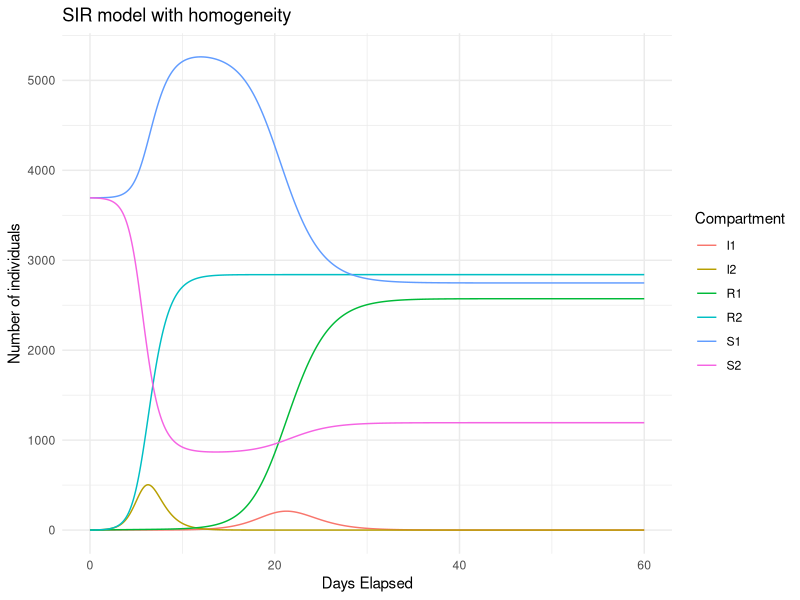
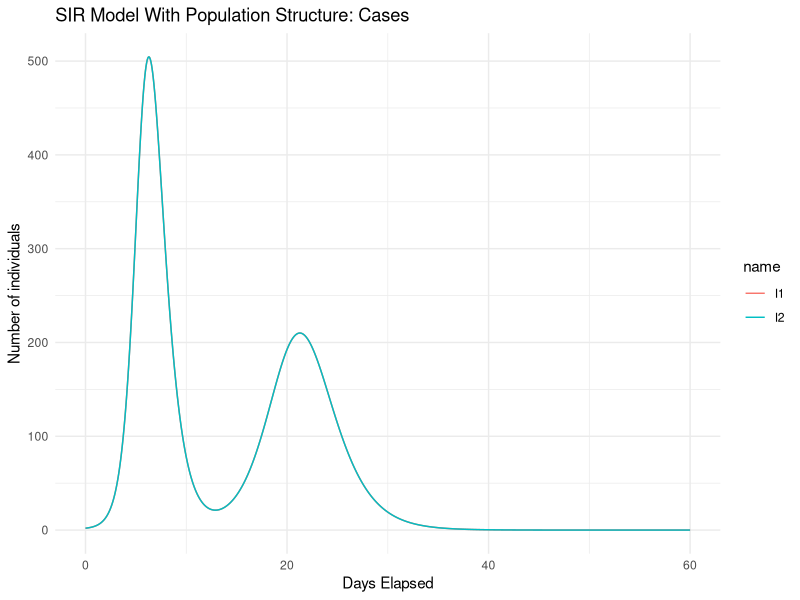

Source code (R) for these figures, in order:
library(ggplot2)
library(deSolve)
library(tidyverse)

# SIR model with population structure

sir_model <- function(times, state, parameters) {
    
    with(as.list(c(state, parameters)), {
        
        N = S1 + S2 + I1 + I2 + R1 + R2
        dS1 <- -beta11 * S1 * I1 + beta12 * S1 * I2
        dS2 <- -beta22 * S2 * I2 + beta12 * S2 * I1
        dI1 <-  beta11 * S1 * I1 - gamma * I1
        dI2 <-  beta22 * S2 * I2 - gamma * I2
        dR1 <-                     gamma * I1
        dR2 <-                     gamma * I2
        
        return(list(c(dS1, dS2, dI1, dI2, dR1, dR2)))
    })
}

# set initial conditions, parameters,
# sequence of time points for solving the model

init = c(S1 = 3695, S2 = 3694, I1 = 1, I2 = 1, R1 = 0, R2 = 0) 
# split population into half for initial susceptibles?

parameters = c(beta11 = 7/19450, beta12 = 7/38900, beta22 = (3.8*0.2*7)/7391, gamma = 7/5)
times = seq(0, 60, length.out=1000)

out = ode(y = init, times = times, func = sir_model, parms = parameters)
out = as.data.frame(out)

# plot both SIR models on the same graph
out_long = pivot_longer(out, cols=c(2,3,4,5,6,7))
ggplot(out_long, aes(x=time, y=value, group=name, colour=name)) +
    geom_line() +
    theme_minimal() +
    xlab("Days Elapsed") +
    ylab("Number of individuals") +
    guides(colour=guide_legend(title="Compartment")) +
    ggtitle("SIR model with homogeneity")

# We are interested in the TOTAL number of infecteds
# For each time, we should add the values for I1 and I2 in out
out$total_I = out$I1 + out$I2

out_long = pivot_longer(out, cols=c(4,5))
ggplot(out_long, aes(x=time, y=total_I, group=name, colour=name)) +
    geom_line() +
    theme_minimal() +
    xlab("Days Elapsed") +
    ylab("Number of individuals") +
    ggtitle("SIR Model With Population Structure: Cases")
